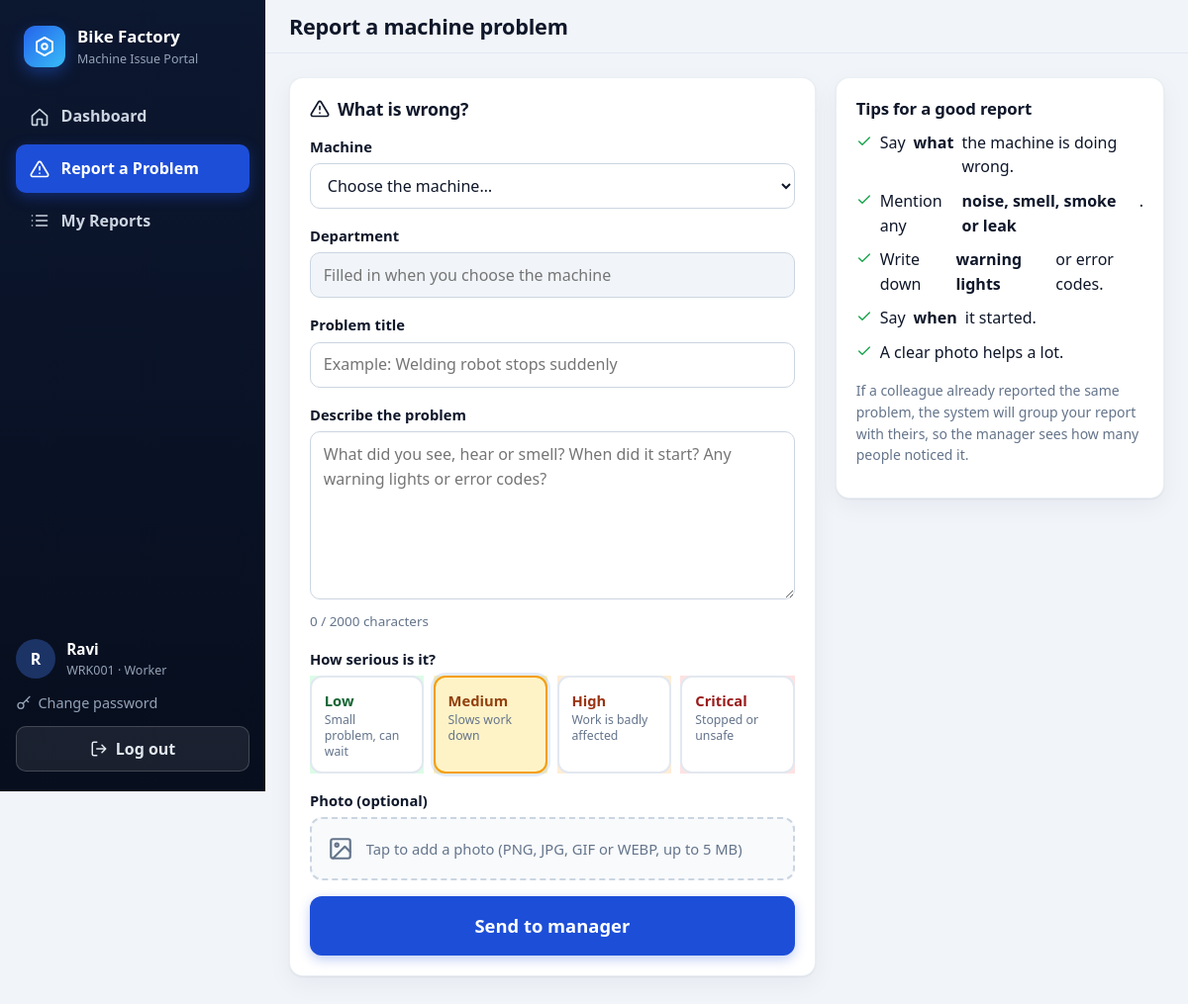
Screenshot of /worker/report/new (signed in) with the database file from the repository.
### app/models.py (models this page shows, shortened)
class User(UserMixin, db.Model):
    __tablename__ = "users"
    id = db.Column(db.Integer, primary_key=True)
    employee_id = db.Column(db.String(30), unique=True, nullable=False, index=True)
    name = db.Column(db.String(80), nullable=False)
    role = db.Column(db.String(10), nullable=False, index=True)  # "manager" or "worker"
    password_hash = db.Column(db.String(255), nullable=False)
    active = db.Column("is_active", db.Boolean, nullable=False, default=True)
    failed_attempts = db.Column(db.Integer, nullable=False, default=0)
    locked_until = db.Column(db.DateTime)
    last_login = db.Column(db.DateTime)
    created_at = db.Column(db.DateTime, default=datetime.now)
    @property
    def is_active(self):  # used by Flask-Login
        return bool(self.active)

### app/worker.py (the view, shortened to what this page needs)
@bp.route("/report/new", methods=["GET", "POST"])
def new_report():
    machines = Machine.query.order_by(Machine.name).all()
    form = {}
    return render_template("worker/new_report.html", machines=machines, form=form)

### app/models.py (called while the page is built)
@login_manager.user_loader
def load_user(user_id):
    user = db.session.get(User, int(user_id))
    return user if user and user.is_active else None

### app/worker.py (called while the page is built)
@bp.before_request
def guard():
    if not current_user.is_authenticated:
        return login_manager.unauthorized()
    if current_user.role != "worker":
        abort(403)

### app/templates/worker/new_report.html (shortened to what this page needs)
{% extends 'base.html' %}
{% from '_macros.html' import icon, csrf %}
{% block page_title %}Report a machine problem{% endblock %}
{% block content %}
<div class="two-col">
  <form class="card form-card" method="post" enctype="multipart/form-data" novalidate>
    <div class="card-head"><h2>{{ icon('alert') }} What is wrong?</h2></div>
    <div class="field">
      <label for="machine_id">Machine</label>
      <select id="machine_id" name="machine_id" required>
        <option value="">Choose the machine…</option>
      </select>
    </div>
    <div class="field">
      <label for="department">Department</label>
      <input id="department" type="text" readonly tabindex="-1" placeholder="Filled in when you choose the machine">
    </div>
    <div class="field">
      <label for="title">Problem title</label>
      <input id="title" name="title" type="text" maxlength="120" placeholder="Example: Welding robot stops suddenly" value="{{ form.get('title', '') }}" required>
    </div>
    <div class="field">
      <label for="message">Describe the problem</label>
      <textarea id="message" name="message" rows="6" maxlength="2000" data-counter placeholder="What did you see, hear or smell? When did it start? Any warning lights or error codes?" required>{{ form.get('message', '') }}</textarea>
      <small class="hint"><span data-counter-for="message">0</span> / 2000 characters</small>
    </div>
    <fieldset class="field">
      <legend>How serious is it?</legend>
      <div class="sev-picker">
        {% for s, text in [('Low', 'Small problem, can wait'), ('Medium', 'Slows work down'), ('High', 'Work is badly affected'), ('Critical', 'Stopped or unsafe')] %}
        <label class="sev-option sev-{{ s|lower }}">
          <span><strong>{{ s }}</strong><small>{{ text }}</small></span>
        </label>
        {% endfor %}
      </div>
    </fieldset>
    <div class="field">
      <label for="photo">Photo (optional)</label>
      <label class="file-drop" for="photo">
        <span id="photo-name">Tap to add a photo (PNG, JPG, GIF or WEBP, up to 5 MB)</span>
      </label>
    </div>
    <button class="btn btn-accent btn-xl btn-block" type="submit">Send to manager</button>
  </form>
  <aside class="card tips">
    <h3>Tips for a good report</h3>
    <ul class="tick-list">
      <li>{{ icon('check', 16) }} Say <strong>what</strong> the machine is doing wrong.</li>
      <li>{{ icon('check', 16) }} Mention any <strong>noise, smell, smoke or leak</strong>.</li>
      <li>{{ icon('check', 16) }} Write down <strong>warning lights</strong> or error codes.</li>
      <li>{{ icon('check', 16) }} Say <strong>when</strong> it started.</li>
      <li>{{ icon('check', 16) }} A clear photo helps a lot.</li>
    </ul>
    <p class="muted small">If a colleague already reported the same problem, the system will group your report with theirs, so the manager sees how many people noticed it.</p>
  </aside>
</div>
{% endblock %}

### app/templates/base.html (shortened to what this page needs)
{% from '_macros.html' import icon %}<!doctype html>
<html lang="en">
<head>
  <link rel="stylesheet" href="{{ url_for('static', filename='css/style.css') }}">
</head>
<body class="{% block body_class %}{% endblock %}"
      data-role="{{ current_user.role if current_user.is_authenticated else '' }}"
      data-poll="{{ url_for('manager.notifications') if current_user.is_authenticated and current_user.role == 'manager' else '' }}">
{% if current_user.is_authenticated %}
{% set ep = request.endpoint or '' %}
<div class="app">
  <aside class="sidebar" id="sidebar">
    <a class="brand" href="{{ url_for('main.home') }}">
      <span class="logo">{{ icon('nut', 22) }}</span>
      <span class="brand-text"><strong>Bike Factory</strong><small>Machine Issue Portal</small></span>
    </a>
    <nav class="nav" aria-label="Main menu">
      {% if current_user.role == 'manager' %}
      <a class="{{ 'active' if ep == 'manager.dashboard' }}" href="{{ url_for('manager.dashboard') }}">{{ icon('home') }}<span>Dashboard</span></a>
      <a class="{{ 'active' if ep in ('manager.reports', 'manager.report_detail') }}" href="{{ url_for('manager.reports') }}">{{ icon('list') }}<span>All Reports</span>{% if unseen_count %}<em class="nav-badge" data-unseen>{{ unseen_count }}</em>{% else %}<em class="nav-badge hidden" data-unseen>0</em>{% endif %}</a>
      <a class="{{ 'active' if ep in ('manager.issues', 'manager.issue_detail') }}" href="{{ url_for('manager.issues') }}">{{ icon('layers') }}<span>Issues &amp; Notes</span></a>
      <a class="{{ 'active' if ep.startswith('manager.worker') }}" href="{{ url_for('manager.workers') }}">{{ icon('users') }}<span>Workers</span></a>
      {% else %}
      <a class="{{ 'active' if ep == 'worker.dashboard' }}" href="{{ url_for('worker.dashboard') }}">{{ icon('home') }}<span>Dashboard</span></a>
      <a class="{{ 'active' if ep == 'worker.new_report' }}" href="{{ url_for('worker.new_report') }}">{{ icon('alert') }}<span>Report a Problem</span></a>
      <a class="{{ 'active' if ep in ('worker.reports', 'worker.report_detail') }}" href="{{ url_for('worker.reports') }}">{{ icon('list') }}<span>My Reports</span></a>
      {% endif %}
    </nav>
    <div class="sidebar-foot">
      <div class="user-chip">
        <span class="avatar">{{ current_user.name[:1]|upper }}</span>
        <span><strong>{{ current_user.name }}</strong><small>{{ current_user.employee_id }} · {{ current_user.role|capitalize }}</small></span>
      </div>
      <a class="nav-link-small" href="{{ url_for('auth.change_password') }}">{{ icon('key', 16) }} Change password</a>
      <form method="post" action="{{ url_for('auth.logout') }}">
        <button class="btn btn-ghost-light btn-block" type="submit">{{ icon('logout', 18) }} Log out</button>
      </form>
    </div>
  </aside>
  <div class="main">
    <header class="topbar">
      <h1 class="page-title">{% block page_title %}{{ app_name }}{% endblock %}</h1>
    </header>
    <main class="content">
      {% block content %}{% endblock %}
    </main>
  </div>
</div>
{% endif %}
</body>
</html>

### rows the page displays
User: name "R", name "Ravi", employee_id "WRK001", role "Worker"

### other values shown
{{ s }} "Low" "Medium" "High" "Critical"
{{ text }} "Small problem, can wait" "Slows work down" "Work is badly affected" "Stopped or unsafe"
